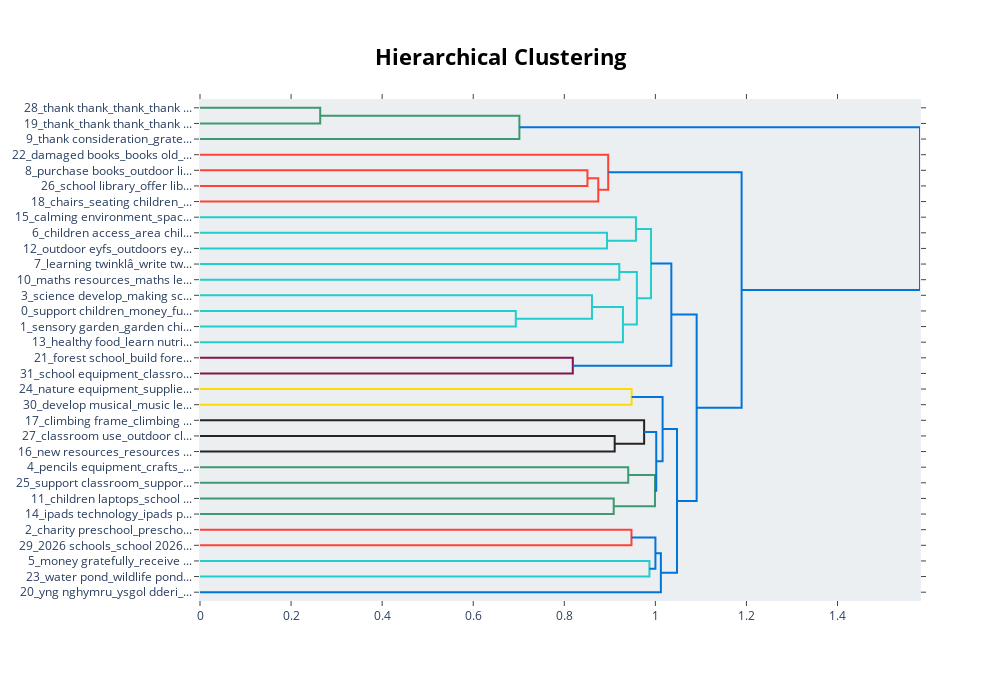

This figure's notebook cell:
### Code cell
topic_model.visualize_hierarchy()

### Figure 1 — Plotly figure (JSON) as saved in the notebook; plotly's stock layout.template omitted (floating-point values rounded to 4 significant figures)
{"data": [{"hoverinfo": "text", "marker": {"color": "rgb(61,153,112)"}, "mode": "lines", "type": "scatter", "x": [0.0, 0.264, 0.264, 0.0], "xaxis": "x", "y": [-5.0, -5.0, -15.0, -15.0], "yaxis": "y"}, {"hoverinfo": "text", "marker": {"color": "rgb(61,153,112)"}, "mode": "lines", "type": "scatter", "x": [0.264, 0.7014, 0.7014, 0.0], "xaxis": "x", "y": [-10.0, -10.0, -25.0, -25.0], "yaxis": "y"}, {"hoverinfo": "text", "marker": {"color": "rgb(255,65,54)"}, "mode": "lines", "type": "scatter", "x": [0.0, 0.8508, 0.8508, 0.0], "xaxis": "x", "y": [-45.0, -45.0, -55.0, -55.0], "yaxis": "y"}, {"hoverinfo": "text", "marker": {"color": "rgb(255,65,54)"}, "mode": "lines", "type": "scatter", "x": [0.8508, 0.8746, 0.8746, 0.0], "xaxis": "x", "y": [-50.0, -50.0, -65.0, -65.0], "yaxis": "y"}, {"hoverinfo": "text", "marker": {"color": "rgb(255,65,54)"}, "mode": "lines", "type": "scatter", "x": [0.0, 0.8964, 0.8964, 0.8746], "xaxis": "x", "y": [-35.0, -35.0, -57.5, -57.5], "yaxis": "y"}, {"hoverinfo": "text", "marker": {"color": "rgb(35,205,205)"}, "mode": "lines", "type": "scatter", "x": [0.0, 0.8938, 0.8938, 0.0], "xaxis": "x", "y": [-85.0, -85.0, -95.0, -95.0], "yaxis": "y"}, {"hoverinfo": "text", "marker": {"color": "rgb(35,205,205)"}, "mode": "lines", "type": "scatter", "x": [0.0, 0.9574, 0.9574, 0.8938], "xaxis": "x", "y": [-75.0, -75.0, -90.0, -90.0], "yaxis": "y"}, {"hoverinfo": "text", "marker": {"color": "rgb(35,205,205)"}, "mode": "lines", "type": "scatter", "x": [0.0, 0.9208, 0.9208, 0.0], "xaxis": "x", "y": [-105.0, -105.0, -115.0, -115.0], "yaxis": "y"}, {"hoverinfo": "text", "marker": {"color": "rgb(35,205,205)"}, "mode": "lines", "type": "scatter", "x": [0.0, 0.6935, 0.6935, 0.0], "xaxis": "x", "y": [-135.0, -135.0, -145.0, -145.0], "yaxis": "y"}, {"hoverinfo": "text", "marker": {"color": "rgb(35,205,205)"}, "mode": "lines", "type": "scatter", "x": [0.0, 0.8608, 0.8608, 0.6935], "xaxis": "x", "y": [-125.0, -125.0, -140.0, -140.0], "yaxis": "y"}, {"hoverinfo": "text", "marker": {"color": "rgb(35,205,205)"}, "mode": "lines", "type": "scatter", "x": [0.8608, 0.9288, 0.9288, 0.0], "xaxis": "x", "y": [-132.5, -132.5, -155.0, -155.0], "yaxis": "y"}, {"hoverinfo": "text", "marker": {"color": "rgb(35,205,205)"}, "mode": "lines", "type": "scatter", "x": [0.9208, 0.9593, 0.9593, 0.9288], "xaxis": "x", "y": [-110.0, -110.0, -143.8, -143.8], "yaxis": "y"}, {"hoverinfo": "text", "marker": {"color": "rgb(35,205,205)"}, "mode": "lines", "type": "scatter", "x": [0.9574, 0.9905, 0.9905, 0.9593], "xaxis": "x", "y": [-82.5, -82.5, -126.9, -126.9], "yaxis": "y"}, {"hoverinfo": "text", "marker": {"color": "rgb(133,20,75)"}, "mode": "lines", "type": "scatter", "x": [0.0, 0.8187, 0.8187, 0.0], "xaxis": "x", "y": [-165.0, -165.0, -175.0, -175.0], "yaxis": "y"}, {"hoverinfo": "text", "marker": {"color": "rgb(0,116,217)"}, "mode": "lines", "type": "scatter", "x": [0.9905, 1.035, 1.035, 0.8187], "xaxis": "x", "y": [-104.7, -104.7, -170.0, -170.0], "yaxis": "y"}, {"hoverinfo": "text", "marker": {"color": "rgb(255,220,0)"}, "mode": "lines", "type": "scatter", "x": [0.0, 0.9479, 0.9479, 0.0], "xaxis": "x", "y": [-185.0, -185.0, -195.0, -195.0], "yaxis": "y"}, {"hoverinfo": "text", "marker": {"color": "rgb(40,35,35)"}, "mode": "lines", "type": "scatter", "x": [0.0, 0.9107, 0.9107, 0.0], "xaxis": "x", "y": [-215.0, -215.0, -225.0, -225.0], "yaxis": "y"}, {"hoverinfo": "text", "marker": {"color": "rgb(40,35,35)"}, "mode": "lines", "type": "scatter", "x": [0.0, 0.9753, 0.9753, 0.9107], "xaxis": "x", "y": [-205.0, -205.0, -220.0, -220.0], "yaxis": "y"}, {"hoverinfo": "text", "marker": {"color": "rgb(61,153,112)"}, "mode": "lines", "type": "scatter", "x": [0.0, 0.9404, 0.9404, 0.0], "xaxis": "x", "y": [-235.0, -235.0, -245.0, -245.0], "yaxis": "y"}, {"hoverinfo": "text", "marker": {"color": "rgb(61,153,112)"}, "mode": "lines", "type": "scatter", "x": [0.0, 0.9085, 0.9085, 0.0], "xaxis": "x", "y": [-255.0, -255.0, -265.0, -265.0], "yaxis": "y"}, {"hoverinfo": "text", "marker": {"color": "rgb(61,153,112)"}, "mode": "lines", "type": "scatter", "x": [0.9404, 0.9991, 0.9991, 0.9085], "xaxis": "x", "y": [-240.0, -240.0, -260.0, -260.0], "yaxis": "y"}, {"hoverinfo": "text", "marker": {"color": "rgb(0,116,217)"}, "mode": "lines", "type": "scatter", "x": [0.9753, 1.002, 1.002, 0.9991], "xaxis": "x", "y": [-212.5, -212.5, -250.0, -250.0], "yaxis": "y"}, {"hoverinfo": "text", "marker": {"color": "rgb(0,116,217)"}, "mode": "lines", "type": "scatter", "x": [0.9479, 1.016, 1.016, 1.002], "xaxis": "x", "y": [-190.0, -190.0, -231.2, -231.2], "yaxis": "y"}, {"hoverinfo": "text", "marker": {"color": "rgb(255,65,54)"}, "mode": "lines", "type": "scatter", "x": [0.0, 0.9475, 0.9475, 0.0], "xaxis": "x", "y": [-275.0, -275.0, -285.0, -285.0], "yaxis": "y"}, {"hoverinfo": "text", "marker": {"color": "rgb(35,205,205)"}, "mode": "lines", "type": "scatter", "x": [0.0, 0.987, 0.987, 0.0], "xaxis": "x", "y": [-295.0, -295.0, -305.0, -305.0], "yaxis": "y"}, {"hoverinfo": "text", "marker": {"color": "rgb(0,116,217)"}, "mode": "lines", "type": "scatter", "x": [0.9475, 1.0, 1.0, 0.987], "xaxis": "x", "y": [-280.0, -280.0, -300.0, -300.0], "yaxis": "y"}, {"hoverinfo": "text", "marker": {"color": "rgb(0,116,217)"}, "mode": "lines", "type": "scatter", "x": [1.0, 1.012, 1.012, 0.0], "xaxis": "x", "y": [-290.0, -290.0, -315.0, -315.0], "yaxis": "y"}, {"hoverinfo": "text", "marker": {"color": "rgb(0,116,217)"}, "mode": "lines", "type": "scatter", "x": [1.016, 1.047, 1.047, 1.012], "xaxis": "x", "y": [-210.6, -210.6, -302.5, -302.5], "yaxis": "y"}, {"hoverinfo": "text", "marker": {"color": "rgb(0,116,217)"}, "mode": "lines", "type": "scatter", "x": [1.035, 1.091, 1.091, 1.047], "xaxis": "x", "y": [-137.3, -137.3, -256.6, -256.6], "yaxis": "y"}, {"hoverinfo": "text", "marker": {"color": "rgb(0,116,217)"}, "mode": "lines", "type": "scatter", "x": [0.8964, 1.189, 1.189, 1.091], "xaxis": "x", "y": [-46.25, -46.25, -197.0, -197.0], "yaxis": "y"}, {"hoverinfo": "text", "marker": {"color": "rgb(0,116,217)"}, "mode": "lines", "type": "scatter", "x": [0.7014, 1.581, 1.581, 1.189], "xaxis": "x", "y": [-17.5, -17.5, -121.6, -121.6], "yaxis": "y"}], "layout": {"autosize": false, "height": 680, "hoverlabel": {"bgcolor": "white", "font": {"family": "Rockwell", "size": 16}}, "hovermode": "closest", "plot_bgcolor": "#ECEFF1", "showlegend": false, "title": {"font": {"color": "Black", "size": 22}, "text": "<b>Hierarchical Clustering</b>", "x": 0.5, "xanchor": "center", "yanchor": "top"}, "width": 1000, "xaxis": {"mirror": "allticks", "rangemode": "tozero", "showgrid": false, "showline": true, "showticklabels": true, "ticks": "outside", "type": "linear", "zeroline": false}, "yaxis": {"mirror": "allticks", "range": [-320, 0], "rangemode": "tozero", "showgrid": false, "showline": true, "showticklabels": true, "tickmode": "array", "ticks": "outside", "ticktext": ["28_thank thank_thank_thank ...", "19_thank_thank thank_thank ...", "9_thank consideration_grate...", "22_damaged books_books old_...", "8_purchase books_outdoor li...", "26_school library_offer lib...", "18_chairs_seating children_...", "15_calming environment_spac...", "6_children access_area chil...", "12_outdoor eyfs_outdoors ey...", "7_learning twinklâ_write tw...", "10_maths resources_maths le...", "3_science develop_making sc...", "0_support children_money_fu...", "1_sensory garden_garden chi...", "13_healthy food_learn nutri...", "21_forest school_build fore...", "31_school equipment_classro...", "24_nature equipment_supplie...", "30_develop musical_music le...", "17_climbing frame_climbing ...", "27_classroom use_outdoor cl...", "16_new resources_resources ...", "4_pencils equipment_crafts_...", "25_support classroom_suppor...", "11_children laptops_school ...", "14_ipads technology_ipads p...", "2_charity preschool_prescho...", "29_2026 schools_school 2026...", "5_money gratefully_receive ...", "23_water pond_wildlife pond...", "20_yng nghymru_ysgol dderi_..."], "tickvals": [-5, -15, -25, -35, -45, -55, -65, -75, -85, -95, -105, -115, -125, -135, -145, -155, -165, -175, -185, -195, -205, -215, -225, -235, -245, -255, -265, -275, -285, -295, -305, -315], "type": "linear", "zeroline": false}}}
